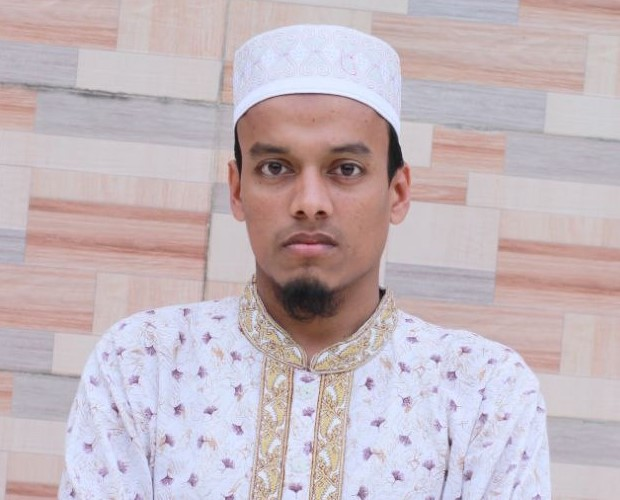
#> input picture fb profile small.jpg, 620 x 500 px, found by its file name
$ python loading,downsampling,zooming,croping,visualization.py
#> lines starting #> are read from the running program, lines starting #| are printed output that depends on the picture
# ============================================================
# BASIC IMAGE PROCESSING OPERATIONS USING OPENCV
# (Display, Downsampling, RGB Channels, Cropping)
# ============================================================

# ------------------------------------------------------------
# Import Required Libraries
# ------------------------------------------------------------
import cv2                     # OpenCV → image processing
import matplotlib.pyplot as plt  # Matplotlib → image display


# ============================================================
# STEP 1: LOAD IMAGE IN GRAYSCALE
# ============================================================

# cv2.imread(path, 0) → loads image in grayscale (single channel)
img = cv2.imread(
    r"E:\Hons 3rd Year 2nd semester books\Digital Image Processing\DIP Lab\fb profile small.jpg",
    0
)
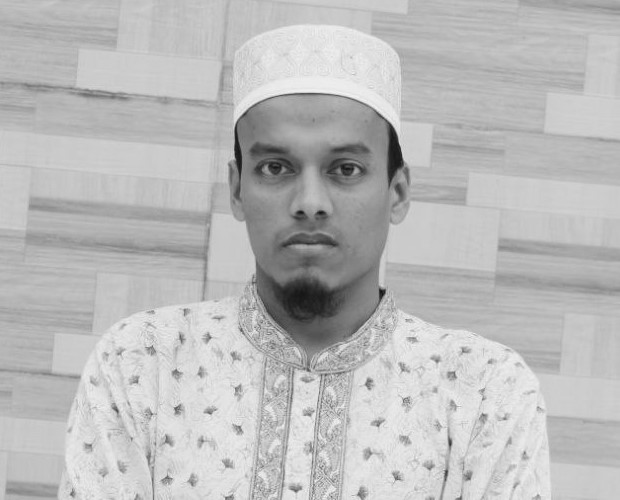
#> img: shape (500, 620); min 14, max 249, mean 187.1

# ------------------------------------------------------------
# Convert grayscale image → RGB
# ------------------------------------------------------------
# Why?
# Matplotlib expects RGB format for displaying images properly
img = cv2.cvtColor(img, cv2.COLOR_BGR2RGB)
#> img: shape (500, 620, 3)


# ============================================================
# STEP 2: DISPLAY ORIGINAL IMAGE
# ============================================================

plt.imshow(img)               # Show image
plt.title("Original Image")   # Title of image
plt.axis('off')               # Hide axis values
plt.show()

# Print total number of pixel values
print("Original Image Size:", img.size)
#| Original Image Size: 930000


# ============================================================
# STEP 3: IMAGE DOWNSAMPLING (RESIZING)
# ============================================================
# Downsampling → reduce image size
# This decreases resolution and number of pixels

scale = 0.5   # Reduce image to 50% of original size

downsampled = cv2.resize(
    img,                   # input image
    None,                  # output size auto calculated
    fx=scale,              # scale factor along x-axis (width)
    fy=scale,              # scale factor along y-axis (height)
    interpolation=cv2.INTER_NEAREST  # nearest neighbor method
)

# INTER_NEAREST → fastest interpolation method
# Picks nearest pixel value (no averaging)

# Display downsampled image
plt.imshow(downsampled)
plt.title("Downsampled Image")
plt.axis('off')
plt.show()

print("Downsampled Image Size:", downsampled.size)
#| Downsampled Image Size: 232500


# ============================================================
# STEP 4: EXTRACT RGB COLOR CHANNELS
# ============================================================
# A color image contains 3 channels:
# R → Red intensity
# G → Green intensity
# B → Blue intensity

R = img[:, :, 0]   # Extract Red channel
G = img[:, :, 1]   # Extract Green channel
B = img[:, :, 2]   # Extract Blue channel

# Display each channel separately
plt.figure(figsize=(10, 4))

plt.subplot(1, 3, 1)
plt.imshow(R, cmap='gray')   # Show Red channel in grayscale
plt.axis('off')
plt.title("Red Channel")

plt.subplot(1, 3, 2)
plt.imshow(G, cmap='gray')   # Show Green channel
plt.axis('off')
plt.title("Green Channel")

plt.subplot(1, 3, 3)         # Correct position for Blue channel
plt.imshow(B, cmap='gray')   # Show Blue channel
plt.axis('off')
plt.title("Blue Channel")

plt.show()
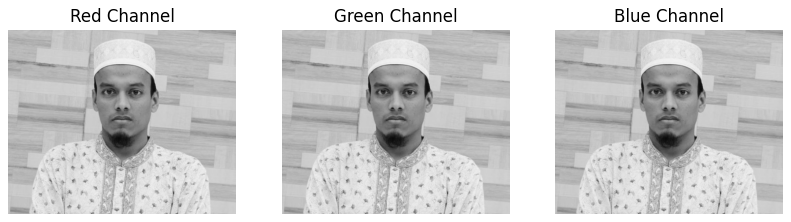
#> figure drawn by matplotlib, 3 panels


# ============================================================
# STEP 5: IMAGE CROPPING
# ============================================================
# Cropping → extract a specific region of interest (ROI)

# Syntax:
# image[start_row:end_row, start_col:end_col]

crop = img[50:250, 50:250]   # Extract region from image
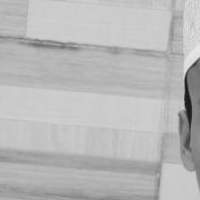
#> crop: shape (200, 200, 3); min 22, max 233, mean 184.4

plt.imshow(crop)
plt.title("Cropped Image")
plt.axis('off')
plt.show()

print("Cropped Image Size:", crop.size)
#| Cropped Image Size: 120000


# ============================================================
# STEP 6: DISPLAY IMAGE INFORMATION
# ============================================================

# shape → (height, width, channels)
print("Original Image Shape:", img.shape)
#| Original Image Shape: (500, 620, 3)
print("Downsampled Image Shape:", downsampled.shape)
#| Downsampled Image Shape: (250, 310, 3)
print("Cropped Image Shape:", crop.shape)
#| Cropped Image Shape: (200, 200, 3)


# ============================================================
# STEP 7: DISPLAY ALL RESULTS TOGETHER
# ============================================================

plt.figure(figsize=(10, 4))

# Original image
plt.subplot(1, 3, 1)
plt.imshow(img)
plt.title("Original Image")
plt.axis('off')

# Downsampled image
plt.subplot(1, 3, 2)
plt.imshow(downsampled)
plt.title("Downsampled Image")
plt.axis('off')

# Cropped image
plt.subplot(1, 3, 3)
plt.imshow(crop)
plt.title("Cropped Image")
plt.axis('off')

plt.show()
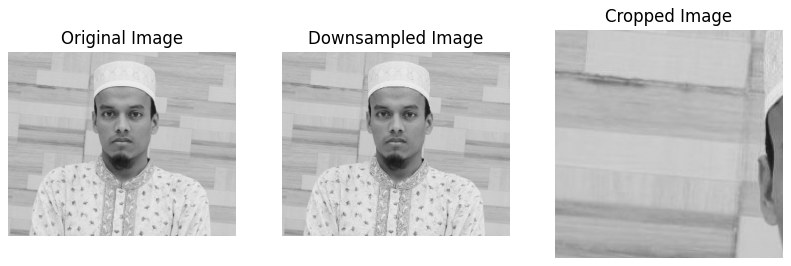
#> figure drawn by matplotlib, 3 panels
